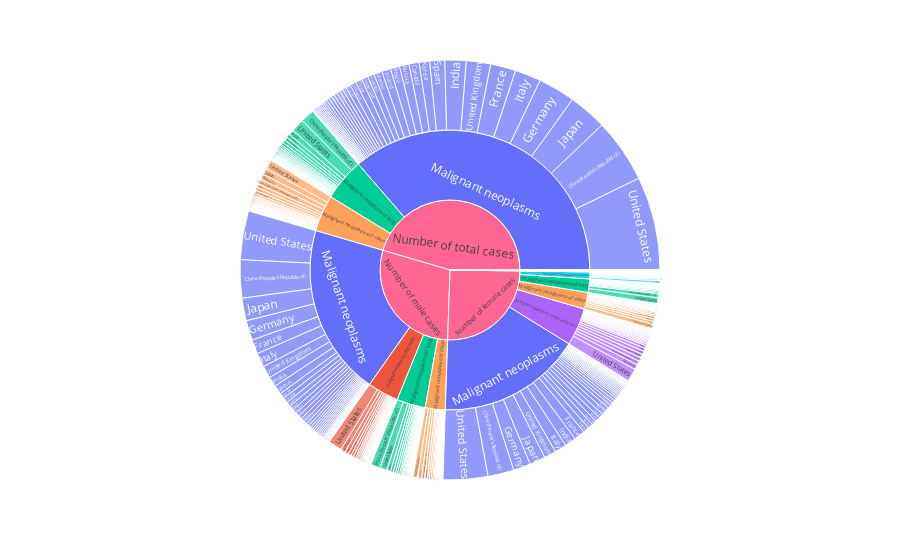

The notebook cell this image was saved under:
### Code cell
df = df[df['Measure']!='ALL']
df = df[df['Variable']!='ALL']
fig = px.sunburst(df, path=['Measure','Variable', 'Country'], values='Value', color='Variable', hover_data=['Variable'], color_continuous_scale='RdBu')
fig.show()

### Figure 1 — Plotly figure (JSON) as saved in the notebook; plotly's stock layout.template omitted (floating-point values rounded to 4 significant figures; data arrays with more than 128 entries replaced by an {"elided": "..."} marker saying what was removed)
{"data": [{"branchvalues": "total", "customdata": {"elided": "1086x2 str values"}, "domain": {"x": [0, 1], "y": [0, 1]}, "hovertemplate": "labels=%{label}<br>Value=%{value}<br>parent=%{parent}<br>id=%{id}<br>Variable=%{customdata[1]}<extra></extra>", "ids": {"elided": "1086 str values"}, "labels": {"elided": "1086 str values"}, "marker": {"colors": {"elided": "1086 str values"}}, "name": "", "parents": {"elided": "1086 str values"}, "type": "sunburst", "values": {"elided": "1086 float values"}}], "layout": {"legend": {"tracegroupgap": 0}, "margin": {"t": 60}}}
